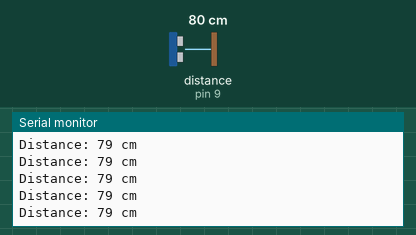
Bench run of a sketch on a simulated Arduino Nano, built with avr-gcc and run on an emulated ATmega328P. Parts: the last lines printed to the serial monitor. Wiring (inferred from the names in the program): ultrasonic range finder: trigger pin 8; echo pin 9. The inputs (shaded band) are chosen by the test bench; at power-on: distance to the obstacle (sensor on pin 9) 80 cm. The echo pulse lasts 58.3 µs per cm.

Above: at 1.2 s.
1.3 s: distance to the obstacle (sensor on pin 9) set to 299 cm
At 1.62 s:
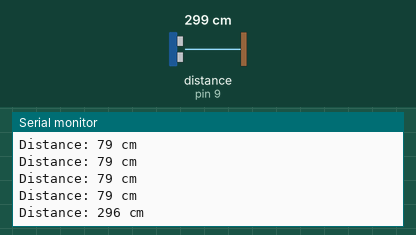
4.3 s: distance to the obstacle (sensor on pin 9) set to 2 cm
At 4.45 s:
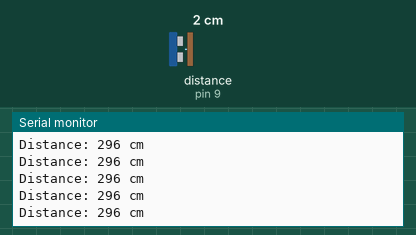
Timing chart, 0 to 7.3 s (numbered marks = the images above; inputs shaded):
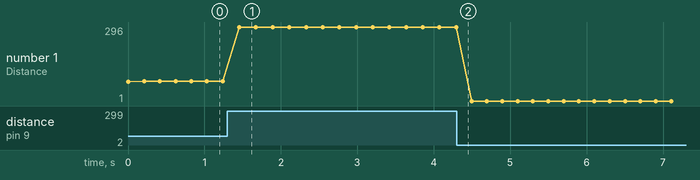

Measured:
- after the input at 1.3 s, the serial monitor: prints a new line after 0.16 s (image 1)
- plotted number 1: 79 → 296 after the input at 1.3 s, 296 → 1 after the input at 4.3 s

The sketch:

sketch_feb8a.ino
```cpp
// Define the pins for the ultrasonic sensor
#define trigPin 8
#define echoPin 9

// Variables to store the duration and distance
long duration;
int distance;

void setup() {
  // Initialize serial communication
  Serial.begin(9600);

  // Set the trigPin as an output
  pinMode(trigPin, OUTPUT);

  // Set the echoPin as an input
  pinMode(echoPin, INPUT);
}

void loop() {
  // Clear the trigPin
  digitalWrite(trigPin, LOW);
  delayMicroseconds(2);

  // Set the trigPin high for 10 microseconds
  digitalWrite(trigPin, HIGH);
  delayMicroseconds(10);
  digitalWrite(trigPin, LOW);

  // Read the echoPin and calculate the duration in microseconds
  duration = pulseIn(echoPin, HIGH);

  // Calculate the distance in centimeters
  distance= duration*0.034/2;

  // Print the distance to the serial monitor
  Serial.print("Distance: ");
  Serial.print(distance);
  Serial.println(" cm");

  // Wait for a short delay before taking another measurement
  delay(200);
}
```
